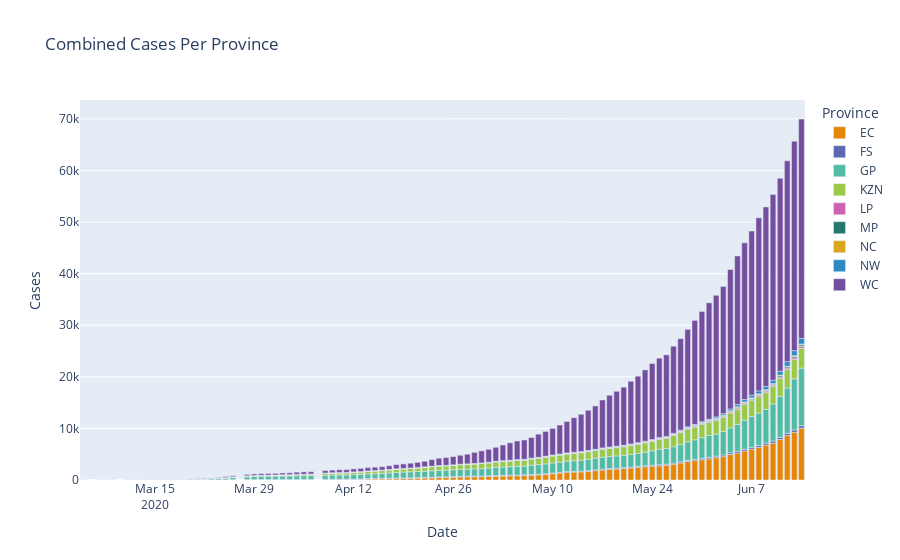

Notebook code cell kept with this figure:
### Code cell
fig = px.bar(state_plotly, title='Combined Cases Per Province', x='Date', y='Cases', color='Province',
             barmode='relative', color_discrete_sequence=colour_series)
fig.update_traces(hovertemplate=None)
fig.update_layout(hovermode="x")
fig.show()
